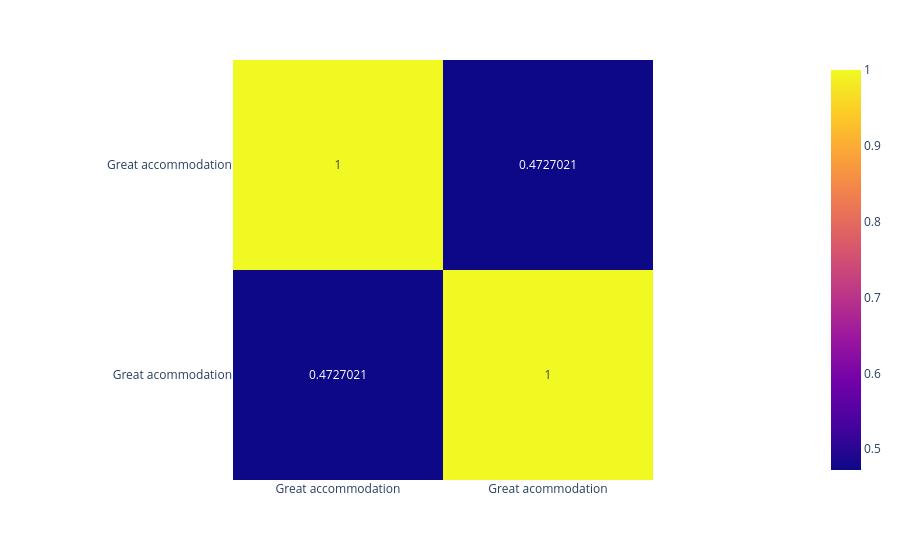

Notebook cell for this chart:
### Code cell
embeddings = sbert_model.encode(typo_sentences)

cosine_scores = util.cos_sim(embeddings, embeddings)

px.imshow(
    cosine_scores,
    x=typo_sentences,
    y=typo_sentences,
    text_auto=True,
)

### Figure 1 — Plotly figure (JSON) as saved in the notebook; plotly's stock layout.template omitted (floating-point values rounded to 4 significant figures)
{"data": [{"coloraxis": "coloraxis", "hovertemplate": "x: %{x}<br>y: %{y}<br>color: %{z}<extra></extra>", "name": "0", "texttemplate": "%{z}", "type": "heatmap", "x": ["Great accommodation", "Great acommodation"], "xaxis": "x", "y": ["Great accommodation", "Great acommodation"], "yaxis": "y", "z": [[1.0, 0.4727], [0.4727, 1.0]]}], "layout": {"coloraxis": {"colorscale": [[0, "#0d0887"], [0.1111, "#46039f"], [0.2222, "#7201a8"], [0.3333, "#9c179e"], [0.4444, "#bd3786"], [0.5556, "#d8576b"], [0.6667, "#ed7953"], [0.7778, "#fb9f3a"], [0.8889, "#fdca26"], [1, "#f0f921"]]}, "margin": {"t": 60}, "xaxis": {"anchor": "y", "constrain": "domain", "domain": [0, 1], "scaleanchor": "y"}, "yaxis": {"anchor": "x", "autorange": "reversed", "constrain": "domain", "domain": [0, 1]}}}
